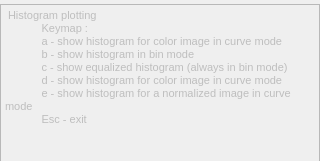
<?xml version="1.0" encoding="UTF-8"?>
<ui version="4.0">
 <class>histogramOptions</class>
 <widget class="QWidget" name="histogramOptions">
  <property name="enabled">
   <bool>false</bool>
  </property>
  <property name="geometry">
   <rect>
    <x>0</x>
    <y>0</y>
    <width>320</width>
    <height>161</height>
   </rect>
  </property>
  <property name="minimumSize">
   <size>
    <width>320</width>
    <height>161</height>
   </size>
  </property>
  <property name="maximumSize">
   <size>
    <width>320</width>
    <height>161</height>
   </size>
  </property>
  <property name="windowTitle">
   <string>Histogram Options</string>
  </property>
  <property name="windowIcon">
   <iconset>
    <normaloff>../icons/Bad-Blood-Yolks-Slow.ico</normaloff>../icons/Bad-Blood-Yolks-Slow.ico</iconset>
  </property>
  <widget class="QTextEdit" name="textEdit">
   <property name="enabled">
    <bool>false</bool>
   </property>
   <property name="geometry">
    <rect>
     <x>0</x>
     <y>4</y>
     <width>320</width>
     <height>161</height>
    </rect>
   </property>
   <property name="minimumSize">
    <size>
     <width>320</width>
     <height>161</height>
    </size>
   </property>
   <property name="maximumSize">
    <size>
     <width>320</width>
     <height>161</height>
    </size>
   </property>
   <property name="html">
    <string>&lt;!DOCTYPE HTML PUBLIC &quot;-//W3C//DTD HTML 4.0//EN&quot; &quot;http://www.w3.org/TR/REC-html40/strict.dtd&quot;&gt;
&lt;html&gt;&lt;head&gt;&lt;meta name=&quot;qrichtext&quot; content=&quot;1&quot; /&gt;&lt;style type=&quot;text/css&quot;&gt;
p, li { white-space: pre-wrap; }
&lt;/style&gt;&lt;/head&gt;&lt;body style=&quot; font-family:'MS Shell Dlg 2'; font-size:8.25pt; font-weight:400; font-style:normal;&quot;&gt;
&lt;p style=&quot; margin-top:0px; margin-bottom:0px; margin-left:0px; margin-right:0px; -qt-block-indent:0; text-indent:0px;&quot;&gt;&lt;span style=&quot; font-size:8pt;&quot;&gt; Histogram plotting &lt;/span&gt;&lt;/p&gt;
&lt;p style=&quot; margin-top:0px; margin-bottom:0px; margin-left:0px; margin-right:0px; -qt-block-indent:0; text-indent:0px;&quot;&gt;&lt;span style=&quot; font-size:8pt;&quot;&gt;            Keymap :&lt;/span&gt;&lt;/p&gt;
&lt;p style=&quot; margin-top:0px; margin-bottom:0px; margin-left:0px; margin-right:0px; -qt-block-indent:0; text-indent:0px;&quot;&gt;&lt;span style=&quot; font-size:8pt;&quot;&gt;            a - show histogram for color image in curve mode &lt;/span&gt;&lt;/p&gt;
&lt;p style=&quot; margin-top:0px; margin-bottom:0px; margin-left:0px; margin-right:0px; -qt-block-indent:0; text-indent:0px;&quot;&gt;&lt;span style=&quot; font-size:8pt;&quot;&gt;            b - show histogram in bin mode &lt;/span&gt;&lt;/p&gt;
&lt;p style=&quot; margin-top:0px; margin-bottom:0px; margin-left:0px; margin-right:0px; -qt-block-indent:0; text-indent:0px;&quot;&gt;&lt;span style=&quot; font-size:8pt;&quot;&gt;            c - show equalized histogram (always in bin mode) &lt;/span&gt;&lt;/p&gt;
&lt;p style=&quot; margin-top:0px; margin-bottom:0px; margin-left:0px; margin-right:0px; -qt-block-indent:0; text-indent:0px;&quot;&gt;&lt;span style=&quot; font-size:8pt;&quot;&gt;            d - show histogram for color image in curve mode &lt;/span&gt;&lt;/p&gt;
&lt;p style=&quot; margin-top:0px; margin-bottom:0px; margin-left:0px; margin-right:0px; -qt-block-indent:0; text-indent:0px;&quot;&gt;&lt;span style=&quot; font-size:8pt;&quot;&gt;            e - show histogram for a normalized image in curve mode &lt;/span&gt;&lt;/p&gt;
&lt;p style=&quot; margin-top:0px; margin-bottom:0px; margin-left:0px; margin-right:0px; -qt-block-indent:0; text-indent:0px;&quot;&gt;&lt;span style=&quot; font-size:8pt;&quot;&gt;            Esc - exit &lt;/span&gt;&lt;/p&gt;&lt;/body&gt;&lt;/html&gt;</string>
   </property>
  </widget>
 </widget>
 <resources/>
 <connections/>
</ui>
